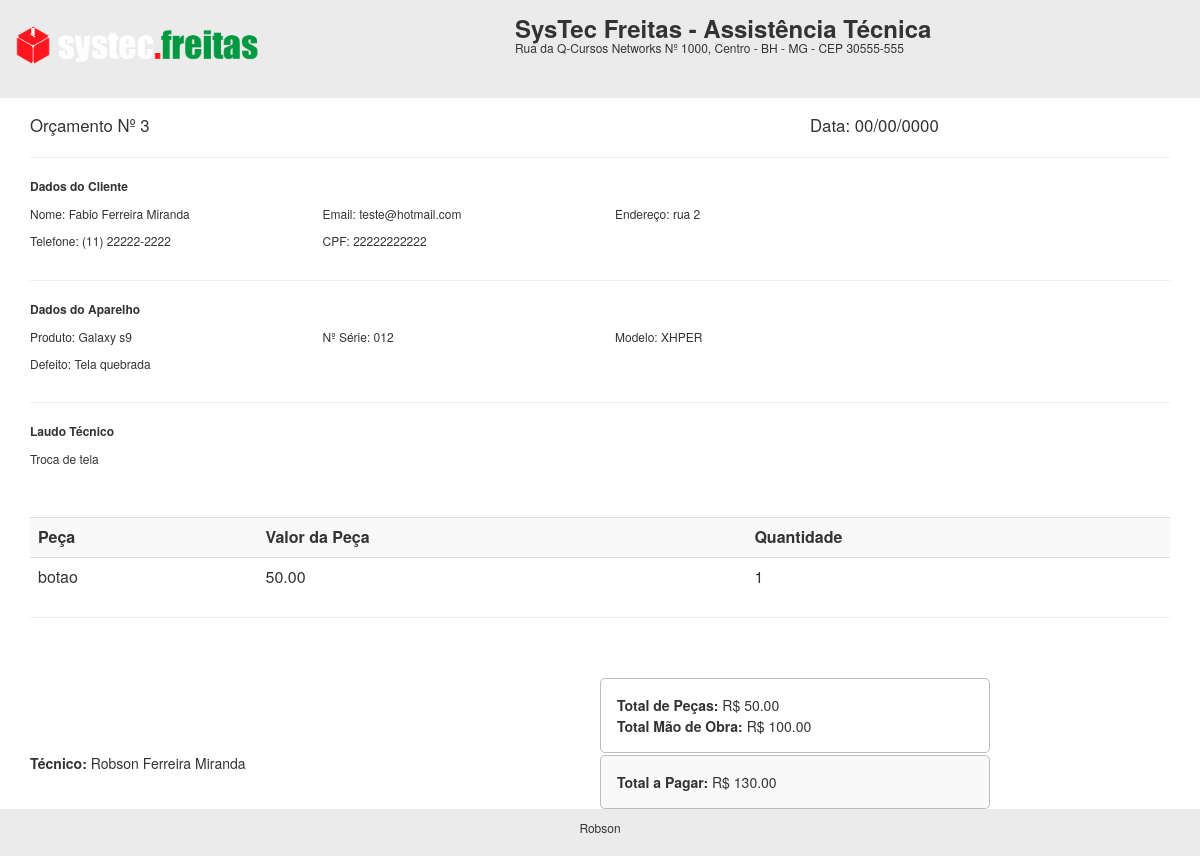
Screenshot of /rel/rel_orcamento.php?id=3 with the database file from the repository.
### tables this page shows
CREATE TABLE `orcamento` (
  `id` int(11) NOT NULL,
  `cliente` varchar(50) NOT NULL,
  `tecnico` varchar(50) NOT NULL,
  `produto` varchar(50) NOT NULL,
  `serie` varchar(100) DEFAULT NULL,
  `problema` varchar(255) NOT NULL,
  `laudo` varchar(255) DEFAULT NULL,
  `obs` varchar(255) DEFAULT NULL,
  `valor_servico` decimal(10,2) DEFAULT NULL,
  `pecas` varchar(255) DEFAULT NULL,
  `valor_pecas` decimal(10,2) DEFAULT NULL,
  `total` decimal(10,2) DEFAULT NULL,
  `desconto` decimal(10,2) DEFAULT NULL,
  `valor_total` decimal(10,2) DEFAULT NULL,
  `pgto` varchar(50) DEFAULT NULL,
  `data_abertura` date NOT NULL,
  `data_geracao` date DEFAULT NULL,
  `data_aprovacao` date DEFAULT NULL,
  `status` varchar(50) NOT NULL
);

CREATE TABLE `clientes` (
  `id` int(11) NOT NULL,
  `nome` varchar(50) NOT NULL,
  `telefone` varchar(50) NOT NULL,
  `endereco` varchar(50) NOT NULL,
  `email` varchar(50) NOT NULL,
  `cpf` varchar(50) NOT NULL,
  `data` date NOT NULL
);

CREATE TABLE `funcionarios` (
  `id` int(11) NOT NULL,
  `nome` varchar(50) NOT NULL,
  `cpf` varchar(50) NOT NULL,
  `telefone` varchar(20) NOT NULL,
  `endereco` varchar(50) NOT NULL,
  `cargo` varchar(50) NOT NULL,
  `data` date NOT NULL
);

### rel/rel_orcamento.php (the view, shortened to what this page needs)
<?php
$id = $_GET['id'];
include('../conexao.php');
$query = "select o.id, o.cliente, o.tecnico, o.produto, o.serie, o.problema, o.laudo, o.valor_servico, o.pecas, o.valor_pecas, o.total, o.valor_total, o.status, o.data_abertura, o.data_geracao, c.nome as cli_nome, c.email, c.telefone, c.endereco, f.nome as func_nome from orcamento as o INNER JOIN clientes as c on o.cliente = c.cpf INNER JOIN funcionarios as f on o.tecnico = f.id where o.id = '$id'";
$result = mysqli_query($conexao, $query);
 while($res_1 = mysqli_fetch_array($result)){
$data2 = implode('/', array_reverse(explode('-', $res_1['data_geracao'])));
 ?>
<link rel="stylesheet" href="https://maxcdn.bootstrapcdn.com/bootstrap/3.3.7/css/bootstrap.min.css">
<div class="cabecalho">
		<div class="row">
			<div class="col-sm-5">
			  <img src="../img/logo.png" width="250px">
			</div>
			<div class="col-sm-7">
			 <h3 class="titulo"><b>SysTec Freitas - Assistência Técnica</b></h3>
			 <h6 class="titulo">Rua da Q-Cursos Networks Nº 1000, Centro - BH - MG - CEP 30555-555</h6>
			</div>
		</div>
</div>
<div class="container">
			<div class="row">
				<div class="col-sm-8">
				  <big> Orçamento Nº <?php echo $id ?>  </big>
				</div>
				<div class="col-sm-4">
				<big> Data: <?php echo $data2; ?> </big>
				</div>
			</div>
		<hr>
			<div class="row">
				<div class="col-sm-12">
					<p style="font-size:12px"> <b> Dados do Cliente </b> </p>
				</div>
			</div>
			<div class="row">
				<div class="col-sm-3">
				 <p style="font-size:12px">  Nome: <?php echo $res_1['cli_nome']; ?> </p>
				</div>
				<div class="col-sm-3">
				 <p style="font-size:12px">  Email: <?php echo $res_1['email']; ?> </p>
				</div>
				<div class="col-sm-3">
				 <p style="font-size:12px">  Endereço: <?php echo $res_1['endereco']; ?> </p>
				</div>
			</div>
			<div class="row">
				<div class="col-sm-3">
				 <p style="font-size:12px">  Telefone: <?php echo $res_1['telefone']; ?> </p>
				</div>
				<div class="col-sm-3">
				 <p style="font-size:12px">  CPF: <?php echo $res_1['cliente']; ?> </p>
				</div>
			</div>
		<hr>
		<div class="row">
				<div class="col-sm-12">
					<p style="font-size:12px"> <b> Dados do Aparelho </b> </p>
				</div>
			</div>
			<div class="row">
				<div class="col-sm-3">
				 <p style="font-size:12px">  Produto: <?php echo $res_1['produto']; ?> </p>
				</div>
				<div class="col-sm-3">
				 <p style="font-size:12px">  Nº Série: <?php echo $res_1['serie']; ?> </p>
				</div>
				<div class="col-sm-3">
				 <p style="font-size:12px">  Modelo: XHPER </p>
				</div>
			</div>
			<div class="row">
				<div class="col-sm-12">
				 <p style="font-size:12px">  Defeito: <?php echo $res_1['problema']; ?> </p>
				</div>
			</div>
		<hr>
		<div class="row">
				<div class="col-sm-12">
					<p style="font-size:12px"> <b> Laudo Técnico </b> </p>
				</div>
			</div>
			<div class="row">
				<div class="col-sm-12">
				 <p style="font-size:12px">  <?php echo $res_1['laudo']; ?>  </p>
				</div>
			</div>
		<br><br>
		<table class="table">
			<tr bgcolor="#f9f9f9">
				<td> <b>Peça</b> </td>
				<td> <b>Valor da Peça</b> </td>
				<td> <b> Quantidade</b> </td>
			</tr>
			<tr>
				<td> <?php echo $res_1['pecas']; ?> </td>
				<td> <?php echo $res_1['valor_pecas']; ?> </td>
				<td> 1 </td>
			</tr>
		</table>
		<hr>
		<br>
		<br>
		<div class="row">
				<div class="col-sm-6">
				</div>
				<div class="col-sm-4 areaTotais">
				 <p class="pgto" style="font-size:14px">  <b>Total de Peças: </b> R$ <?php echo $res_1['valor_pecas']; ?> </p>
				 <p class="pgto" style="font-size:14px">  <b>Total Mão de Obra: </b> R$ <?php echo $res_1['valor_servico']; ?> </p>
				</div>
		</div>
		<div class="row">
				<div class="col-sm-6">
				 <p style="font-size:14px">  <b>Técnico: </b> <?php echo $res_1['func_nome']; ?> </p>
				</div>
				<div class="col-sm-4 areaTotal">
				 <p class="pgto" style="font-size:14px">  <b>Total a Pagar: </b> R$ <?php echo $res_1['valor_total']; ?> </p>
				</div>
		</div>
		<br>
		<div class="row">
				<div class="col-sm-6">
				</div>
				<div class="col-sm-3">
				<p style="font-size:12px">  Orçamento válido até: <?php echo date('d/m/Y', strtotime("+5 days",strtotime($res_1['data_geracao']))); ?></p>
				</div>
		</div>
</div>
<div class="footer">
 <p style="font-size:12px" align="center">Robson</p>
</div>
<?php } ?>

### rel/rel_orcamento.php (style rules this page uses)
.footer { position:absolute; bottom:0; width:100%; background-color: #ebebeb; padding:10px; }
.cabecalho { background-color: #ebebeb; padding:15px 15px 15px 15px; margin-bottom:15px; }
.titulo { margin:0; }
.areaTotais { border : 0.5px solid #bcbcbc; padding: 15px; border-radius: 5px; margin-right:25px; }
.areaTotal { border : 0.5px solid #bcbcbc; padding: 15px; border-radius: 5px; margin-right:25px; background-color: #f9f9f9; margin-top:2px; }
.pgto { margin:1px; }

### rows the page displays
orcamento: data_geracao "00/00/0000", clientes.nome "Fabio Ferreira Miranda", clientes.email "teste@hotmail.com", clientes.endereco "rua 2", clientes.telefone "(11) 22222-2222", cliente "22222222222", produto "Galaxy s9", serie "012", problema "Tela quebrada", laudo "Troca de tela", pecas "botao", valor_pecas "50.00", valor_servico "100.00", funcionarios.nome "Robson Ferreira Miranda", valor_total "130.00"
